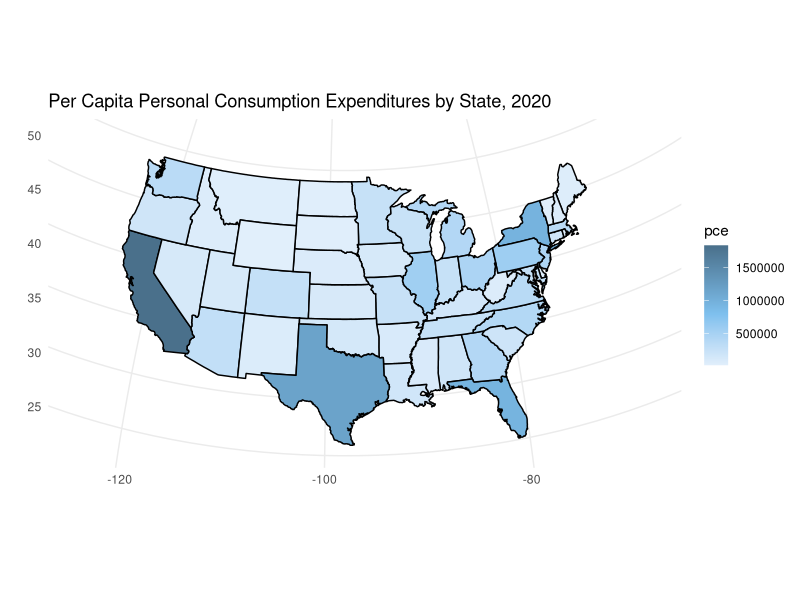

Write the R code that produced this figure.
## ---- chunk 1
library(tidyverse)
library(readxl)
library(maps)
library(mapproj)

knitr::opts_chunk$set(
  fig.width = 6,
  fig.asp = .6,
  out.width = "120%"
)

theme_set(theme_minimal())

#options(
#  ggplot2.continuous.colour = "viridis",
#  ggplot2.continuous.fill = "viridis"
#)
#
#scale_colour_discrete = scale_colour_viridis_d
#scale_fill_discrete = scale_fill_viridis_d
## ---- chunk 2
raw_df = 
  read_excel("data/pce_by_state.xlsx", sheet = "Table 1", range = "A4:F63", col_names = FALSE)

colnames(raw_df) = c("state", "2018", "2019", "2020", "2019_change", "2020_change")
## ---- chunk 3
pce_state_df = 
  raw_df %>% 
  filter(!(state %in% c("United States", "New England", "Mideast", "Great Lakes", "Plains", "Southeast", "Southwest", "Rocky Mountain", "Far West"))) %>% 
  select(-"2019_change", -"2020_change") %>% 
  pivot_longer(
    "2018":"2020",
    names_to = "year",
    values_to = "pce"
  ) %>% 
  mutate(
    year = as.numeric(year),
    state = str_to_lower(state)
  )
## ---- chunk 4
usa_tbl = 
  map_data("state") %>% 
  as_tibble()

pce_state_df %>% 
  filter(year == "2020") %>% 
  right_join(usa_tbl, by = c("state" = "region")) %>% 
  ggplot(aes(x = long, y = lat, group = subregion)) +
  geom_map(
    aes(map_id = state),
    map = usa_tbl
  ) +
  coord_map("ortho", orientation = c(39, -98, 0)) +
  geom_polygon(aes(group = group, fill = pce), color = "black") +
  scale_fill_gradient2(low = "white", mid = "skyblue2", high = "skyblue4", midpoint = 800000) +
  labs(
    title = "Per Capita Personal Consumption Expenditures by State, 2020",
    x = "",
    y = ""
  )
